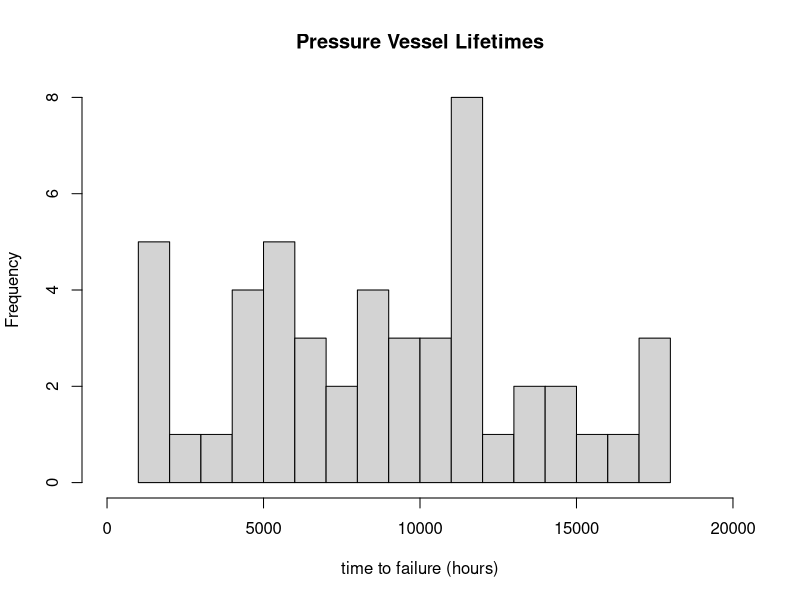

The R script that drew this image:
# 1.4 Estimation of Weibull Parameters

### DATA ###

p.vessel.lifetimes <- c(1051, 1337, 1389, 1921, 1942, 2322, 3629, 4006, 4012, 
              4063, 4921, 5445, 5620, 5817, 5905, 5956, 6068, 6121, 
              6473, 7501, 7886, 8108, 8546, 8666, 8831, 9106, 9711, 
              9806, 10205, 10396, 10861, 11026, 11214, 11362, 11604,
              11608, 11745, 11762, 11895, 12044, 13520, 13670, 14110, 
              14496, 15395, 16179, 17092, 17568, 17568)

### EXERCISES ###

# plot histogram of pressure vessel lifetimes

hist(p.vessel.lifetimes, nclass=17, xlim=c(0, 20000), 
     xlab="time to failure (hours)", main="Pressure Vessel Lifetimes")

# estimate parameter theta, when parameter lambda is given

lambda <- 2

theta_hat <- function(Y_vect, lambda) {
  (sum(Y_vect ** lambda) / length(Y_vect)) ** (1/lambda)
}

theta_hat(p.vessel.lifetimes, lambda)


